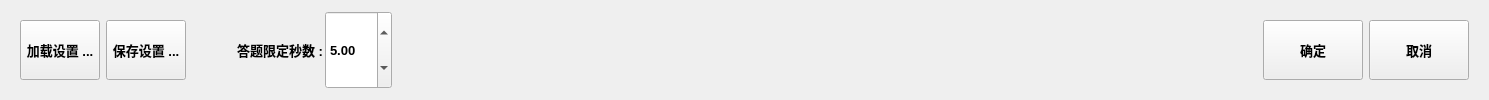
    <widget class="QWidget" name="btnsPart" native="true">
     <layout class="QHBoxLayout" name="horizontalLayout_3" stretch="2,0,1,0,0,5">
      <property name="spacing">
       <number>2</number>
      </property>
      <item>
       <widget class="QFrame" name="frame">
        <property name="frameShape">
         <enum>QFrame::NoFrame</enum>
        </property>
        <property name="frameShadow">
         <enum>QFrame::Raised</enum>
        </property>
        <layout class="QHBoxLayout" name="horizontalLayout">
         <item>
          <widget class="QPushButton" name="loadBtn">
           <property name="sizePolicy">
            <sizepolicy hsizetype="Minimum" vsizetype="Preferred">
             <horstretch>0</horstretch>
             <verstretch>0</verstretch>
            </sizepolicy>
           </property>
           <property name="font">
            <font>
             <family>Arial</family>
             <pointsize>10</pointsize>
             <weight>75</weight>
             <bold>true</bold>
            </font>
           </property>
           <property name="text">
            <string>加载设置 ...</string>
           </property>
           <property name="autoDefault">
            <bool>false</bool>
           </property>
          </widget>
         </item>
         <item>
          <widget class="QPushButton" name="saveBtn">
           <property name="sizePolicy">
            <sizepolicy hsizetype="Minimum" vsizetype="Preferred">
             <horstretch>0</horstretch>
             <verstretch>0</verstretch>
            </sizepolicy>
           </property>
           <property name="font">
            <font>
             <family>Arial</family>
             <pointsize>10</pointsize>
             <weight>75</weight>
             <bold>true</bold>
            </font>
           </property>
           <property name="text">
            <string>保存设置 ...</string>
           </property>
           <property name="autoDefault">
            <bool>false</bool>
           </property>
          </widget>
         </item>
         <item>
          <spacer name="horizontalSpacer_2">
           <property name="orientation">
            <enum>Qt::Horizontal</enum>
           </property>
           <property name="sizeHint" stdset="0">
            <size>
             <width>40</width>
             <height>20</height>
            </size>
           </property>
          </spacer>
         </item>
        </layout>
       </widget>
      </item>
      <item>
       <spacer name="horizontalSpacer_3">
        <property name="orientation">
         <enum>Qt::Horizontal</enum>
        </property>
        <property name="sizeHint" stdset="0">
         <size>
          <width>40</width>
          <height>20</height>
         </size>
        </property>
       </spacer>
      </item>
      <item>
       <widget class="QLabel" name="label_45">
        <property name="font">
         <font>
          <family>Arial</family>
          <pointsize>10</pointsize>
          <weight>75</weight>
          <bold>true</bold>
         </font>
        </property>
        <property name="text">
         <string>答题限定秒数 :</string>
        </property>
       </widget>
      </item>
      <item>
       <widget class="QDoubleSpinBox" name="timelimitSpinBox">
        <property name="sizePolicy">
         <sizepolicy hsizetype="Minimum" vsizetype="Expanding">
          <horstretch>0</horstretch>
          <verstretch>0</verstretch>
         </sizepolicy>
        </property>
        <property name="font">
         <font>
          <family>Arial</family>
          <pointsize>10</pointsize>
          <weight>75</weight>
          <bold>true</bold>
         </font>
        </property>
        <property name="minimum">
         <double>3.000000000000000</double>
        </property>
        <property name="maximum">
         <double>120.000000000000000</double>
        </property>
        <property name="singleStep">
         <double>0.100000000000000</double>
        </property>
        <property name="value">
         <double>5.000000000000000</double>
        </property>
       </widget>
      </item>
      <item>
       <spacer name="horizontalSpacer">
        <property name="orientation">
         <enum>Qt::Horizontal</enum>
        </property>
        <property name="sizeHint" stdset="0">
         <size>
          <width>860</width>
          <height>20</height>
         </size>
        </property>
       </spacer>
      </item>
      <item>
       <widget class="QFrame" name="frame_2">
        <property name="frameShape">
         <enum>QFrame::NoFrame</enum>
        </property>
        <property name="frameShadow">
         <enum>QFrame::Raised</enum>
        </property>
        <layout class="QHBoxLayout" name="horizontalLayout_2">
         <item>
          <widget class="QPushButton" name="confirmBtn">
           <property name="sizePolicy">
            <sizepolicy hsizetype="Minimum" vsizetype="Preferred">
             <horstretch>0</horstretch>
             <verstretch>0</verstretch>
            </sizepolicy>
           </property>
           <property name="font">
            <font>
             <family>Arial</family>
             <pointsize>10</pointsize>
             <weight>75</weight>
             <bold>true</bold>
            </font>
           </property>
           <property name="text">
            <string>确定</string>
           </property>
           <property name="autoDefault">
            <bool>false</bool>
           </property>
          </widget>
         </item>
         <item>
          <widget class="QPushButton" name="cancelBtn">
           <property name="sizePolicy">
            <sizepolicy hsizetype="Minimum" vsizetype="Preferred">
             <horstretch>0</horstretch>
             <verstretch>0</verstretch>
            </sizepolicy>
           </property>
           <property name="font">
            <font>
             <family>Arial</family>
             <pointsize>10</pointsize>
             <weight>75</weight>
             <bold>true</bold>
            </font>
           </property>
           <property name="text">
            <string>取消</string>
           </property>
           <property name="autoDefault">
            <bool>false</bool>
           </property>
          </widget>
         </item>
        </layout>
       </widget>
      </item>
     </layout>
    </widget>
